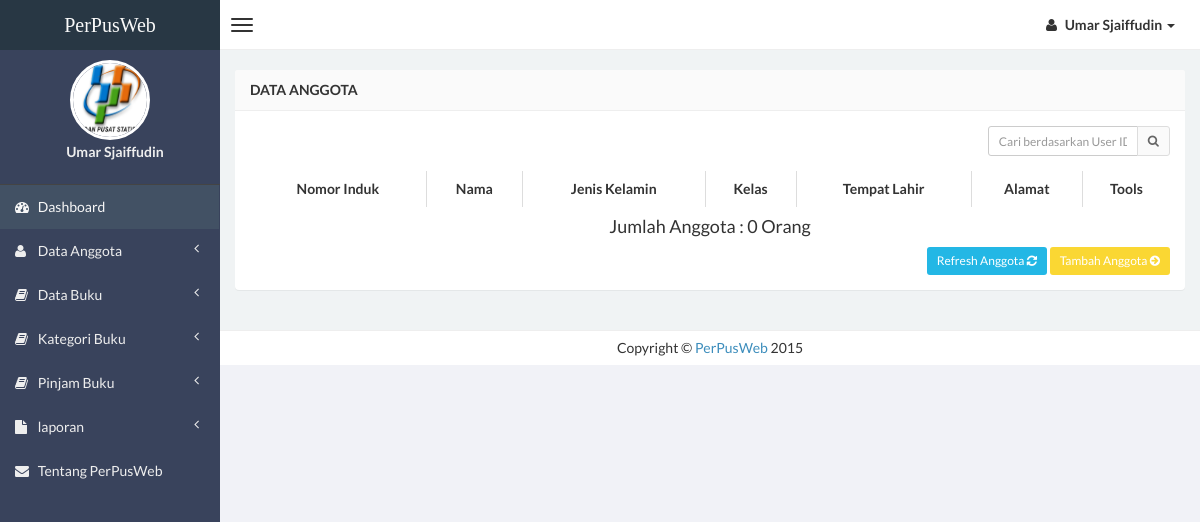
The page /admin/anggota.php (signed in) on the database as committed earlier.
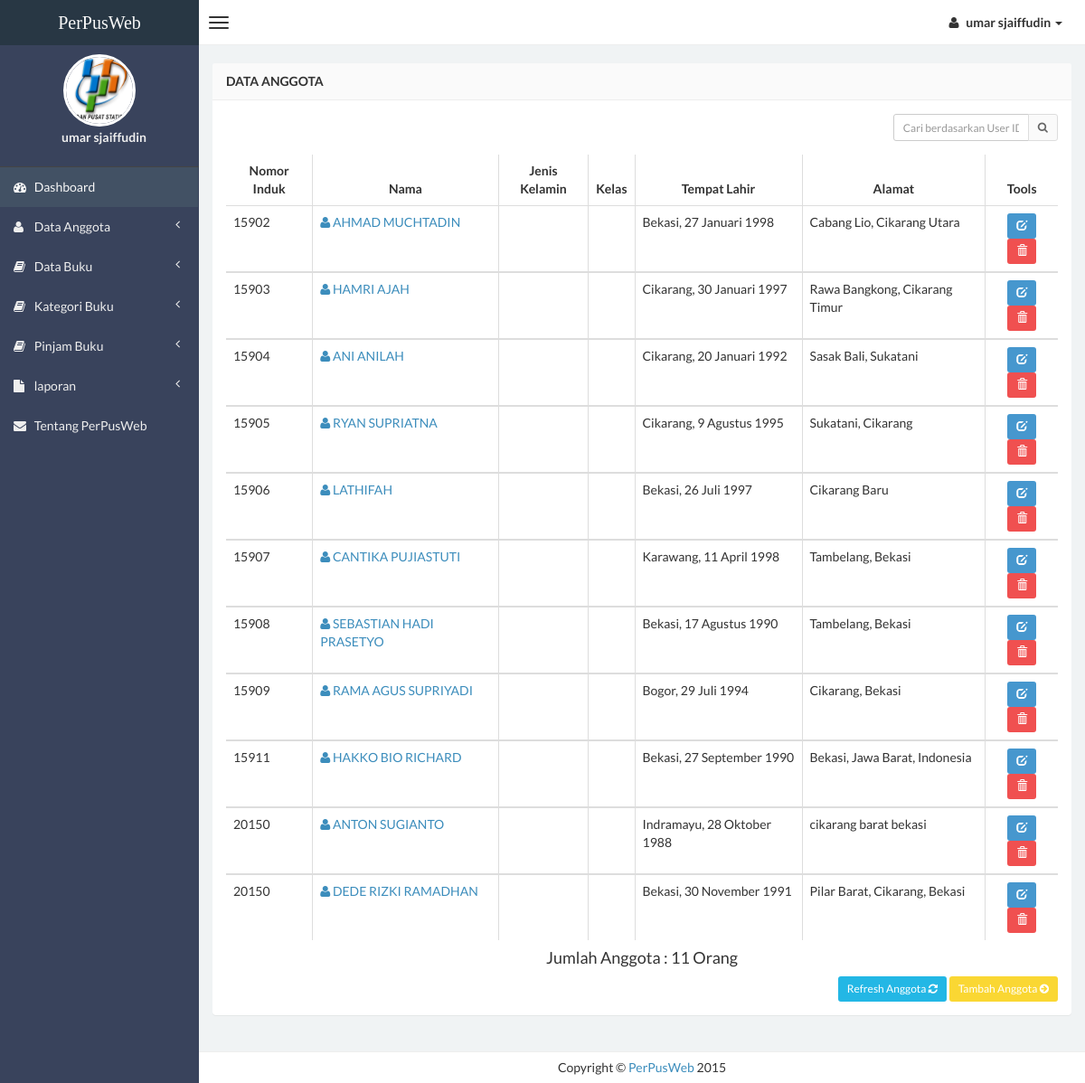
The same page on the database as committed later.
### tables this page shows
CREATE TABLE `data_anggota` (
  `id` int(4) NOT NULL AUTO_INCREMENT,
  `no_induk` varchar(5) NOT NULL,
  `nama` varchar(150) NOT NULL,
  `jk` varchar(2) NOT NULL,
  `ttl` varchar(100) NOT NULL,
  `alamat` varchar(250) NOT NULL,
  `foto` varchar(75) NOT NULL,
  `tgl_input` timestamp NOT NULL DEFAULT CURRENT_TIMESTAMP ON UPDATE CURRENT_TIMESTAMP,
  PRIMARY KEY (`id`)
);

### admin/anggota.php (the view, shortened to what this page needs)
<?php include_once "layouts/header.php"; ?>
                <section class="content">
                    <div class="row">
                        <div class="col-xs-12">
                            <div class="panel">
                                <header class="panel-heading">
                                    <b>Data Anggota</b>
                                </header>
                                <div class="panel-body table-responsive">
                                    <div class="box-tools m-b-15">
                                    <form action="anggota.php" method="POST">
                                        <div class="input-group">
                                        <input type='text' class="form-control input-sm pull-right" style="width: 150px;"  name='qcari' placeholder='Cari berdasarkan User ID dan Username' required />
                                            <div class="input-group-btn">
                                                <button class="btn btn-sm btn-default" type="submit"><i class="fa fa-search"></i></button>
                                            </div>
                                        </div>
                                    </form>
                                    </div>
                                    <?php
                                        $query1="select * from data_anggota";
                                        $tampil=mysqli_query($conn, $query1) or die(mysql_error());
                                        ?>
                                    <table id="example" class="table table-hover table-bordered">
                                      <thead>
                                          <tr>
                                            <th><center>Nomor Induk </center></th>
                                            <th><center>Nama </center></th>
                                            <th><center>Jenis Kelamin </center></th>
                                            <th><center>Kelas </center></th>
                                            <th><center>Tempat Lahir </center></th>
                                            <th><center>Alamat </center></th>
                                            <th><center>Tools</center></th>
                                          </tr>
                                      </thead>
                                         <?php while($data=mysqli_fetch_array($tampil))
                                        { ?>
                                        <tbody>
                                        <tr>
                                        <td><?php echo $data['no_induk']; ?></td>
                                        <td><a href="detail-anggota.php?hal=edit&kd=<?php echo $data['id'];?>"><span class="fa fa-user"></span> <?php echo $data['nama']; ?></a></td>
                                        <td><?php echo $data['gender'];?></td>
                                        <td><?php echo $data['status'];?></td>
                                        <td><?php echo $data['ttl'];?></td>
                                        <td><?php echo $data['alamat'];?></td>
                                        <td><center><div id="thanks"><a class="btn btn-sm btn-primary" data-placement="bottom" data-toggle="tooltip" title="Edit Anggota" href="edit-anggota.php?hal=edit&kd=<?php echo $data['id'];?>"><span class="glyphicon glyphicon-edit"></span></a>
                                        <a onclick="return confirm ('Yakin hapus <?php echo $data['nama'];?>.?');" class="btn btn-sm btn-danger tooltips" data-placement="bottom" data-toggle="tooltip" title="Hapus Anggota" href="hapus-anggota.php?hal=hapus&kd=<?php echo $data['id'];?>"><span class="glyphicon glyphicon-trash"></a></center></td></tr></div>
                                         <?php
                                          }
                                          ?>
                                       </tbody>
                                       </table>
                  <?php $tampil=mysqli_query($conn, "select * from data_anggota order by id");
                        $user=mysqli_num_rows($tampil);
                    ?>
                  <center><h4>Jumlah Anggota : <?php echo "$user"; ?> Orang </h4> </center>
                <div class="text-right" style="margin-top: 10px;">
                 <a href="anggota.php" class="btn btn-sm btn-info">Refresh Anggota <i class="fa fa-refresh"></i></a> <a href="input-anggota.php" class="btn btn-sm btn-warning">Tambah Anggota <i class="fa fa-arrow-circle-right"></i></a>
                </div>
                                </div>
                            </div>
                        </div>
                    </div>
                </section>
                <?php include_once "layouts/footer.php"; ?>

### admin/layouts/header.php (shortened to what this page needs)
<!DOCTYPE html>
<html>
<head>
    <link href="../css/bootstrap.min.css" rel="stylesheet" type="text/css" />
    <link href="../css/font-awesome.min.css" rel="stylesheet" type="text/css" />
    <link href="../css/ionicons.min.css" rel="stylesheet" type="text/css" />
    <link href="../css/morris/morris.css" rel="stylesheet" type="text/css" />
    <link href="../css/jvectormap/jquery-jvectormap-1.2.2.css" rel="stylesheet" type="text/css" />
    <link href="../css/datepicker/datepicker3.css" rel="stylesheet" type="text/css" />
    <link href="../css/daterangepicker/daterangepicker-bs3.css" rel="stylesheet" type="text/css" />
    <link href="../css/iCheck/all.css" rel="stylesheet" type="text/css" />
    <link href="../css/style.css" rel="stylesheet" type="text/css" />
      </head>
      <body class="skin-black">
        <header class="header">
            <a href="index.php" class="logo">
                PerPusWeb
            </a>
            <nav class="navbar navbar-static-top" role="navigation">
                <a href="#" class="navbar-btn sidebar-toggle" data-toggle="offcanvas" role="button">
                    <span class="icon-bar"></span>
                    <span class="icon-bar"></span>
                    <span class="icon-bar"></span>
                </a>
                <div class="navbar-right">
                    <ul class="nav navbar-nav">
                        <li class="dropdown user user-menu">
                            <a href="#" class="dropdown-toggle" data-toggle="dropdown">
                                <i class="fa fa-user"></i>
                                <span><?php echo $_SESSION['fullname']; ?> <i class="caret"></i></span>
                            </a>
                                </li>
                            </ul>
                        </div>
                    </nav>
                </header>
                <div class="wrapper row-offcanvas row-offcanvas-left">
                    <aside class="left-side sidebar-offcanvas">
                        <section class="sidebar">
                            <div class="user-panel">
                                <div>
                                    <center><img src="<?php echo $_SESSION['gambar']; ?>" height="80" width="80" class="img-circle" alt="User Image" style="border: 3px solid white;" /></center>
                                </div>
                                <div class="info">
                                    <center><p><?php echo $_SESSION['fullname']; ?></p></center>
                                </div>
                            </div>
                            <?php include "menu.php"; ?>
                        </section>
                    </aside>
                    <aside class="right-side">

### admin/menu.php (shortened to what this page needs)
<ul class="sidebar-menu">
    <li class="active">
        <a href="index.php">
            <i class="fa fa-dashboard"></i> <span>Dashboard</span>
        </a>
    </li>
    <li class="treeview">
    <a href="#">
        <i class="fa fa-user"></i>
        <span>Data Anggota</span>
        <i class="fa fa-angle-left pull-right"></i>
    </a>
    </li>
    <li class="treeview">
    <a href="#">
        <i class="fa fa-book"></i>
        <span>Data Buku</span>
        <i class="fa fa-angle-left pull-right"></i>
    </a>
    </li>
    <li class="treeview">
    <a href="#">
        <i class="fa fa-book"></i>
        <span>Kategori Buku</span>
        <i class="fa fa-angle-left pull-right"></i>
    </a>
    </li>
    <li class="treeview">
    <a href="#">
        <i class="fa fa-book"></i>
        <span>Pinjam Buku</span>
        <i class="fa fa-angle-left pull-right"></i>
    </a>
    </li>
    <li class="treeview">
    <a href="#">
        <i class="fa fa-file"></i>
        <span>laporan</span>
        <i class="fa fa-angle-left pull-right"></i>
    </a>
    </li>
    <li>
        <a href="tentang.php">
            <i class="fa fa-envelope"></i> <span>Tentang PerPusWeb</span>
        </a>
    </li>
</ul>

### admin/layouts/footer.php (shortened to what this page needs)
<div class="footer-main">
                    Copyright &copy <a href="#" target="_blank">PerPusWeb</a> 2015
                </div>
            </aside>
        </div>
</body>
</html>

Rows that differ between the two databases and show on the page:
added data_anggota: no_induk "15902", nama "AHMAD MUCHTADIN", ttl "Bekasi, 27 Januari 1998", alamat "Cabang Lio, Cikarang Utara"
added data_anggota: no_induk "15903", nama "HAMRI AJAH", ttl "Cikarang, 30 Januari 1997", alamat "Rawa Bangkong, Cikarang Timur"
added data_anggota: no_induk "15904", nama "ANI ANILAH", ttl "Cikarang, 20 Januari 1992", alamat "Sasak Bali, Sukatani"
added data_anggota: no_induk "15905", nama "RYAN SUPRIATNA", ttl "Cikarang, 9 Agustus 1995", alamat "Sukatani, Cikarang"
added data_anggota: no_induk "15906", nama "LATHIFAH", ttl "Bekasi, 26 Juli 1997", alamat "Cikarang Baru"
added data_anggota: no_induk "15907", nama "CANTIKA PUJIASTUTI", ttl "Karawang, 11 April 1998", alamat "Tambelang, Bekasi"
added data_anggota: no_induk "15908", nama "SEBASTIAN HADI PRASETYO", ttl "Bekasi, 17 Agustus 1990", alamat "Tambelang, Bekasi"
added data_anggota: no_induk "15909", nama "RAMA AGUS SUPRIYADI", ttl "Bogor, 29 Juli 1994", alamat "Cikarang, Bekasi"
added data_anggota: no_induk "15911", nama "HAKKO BIO RICHARD", ttl "Bekasi, 27 September 1990", alamat "Bekasi, Jawa Barat, Indonesia"
added data_anggota: no_induk "20150", nama "ANTON SUGIANTO", ttl "Indramayu, 28 Oktober 1988", alamat "cikarang barat bekasi"
added data_anggota: no_induk "20150", nama "DEDE RIZKI RAMADHAN", ttl "Bekasi, 30 November 1991", alamat "Pilar Barat, Cikarang, Bekasi"
Other text that changed with them:
$_SESSION['fullname']: "Umar Sjaiffudin" → "umar sjaiffudin"
$user: "0" → "11"
